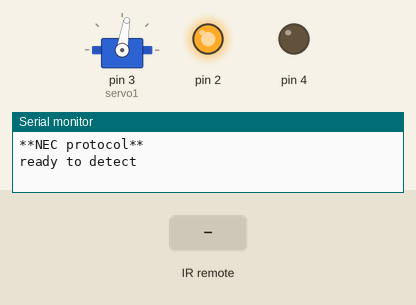
Simulated run of this sketch. Board: Arduino Uno, built with avr-gcc and run on an emulated ATmega328P. On the bench: servo, output pins drawn as LEDs (lit = HIGH), the last lines printed to the serial monitor. Inputs (shaded band) come from the test bench.

Above: at 2.4 s.
2.5 s: infrared code 0xFFFFFFFF received
At 3.6 s:
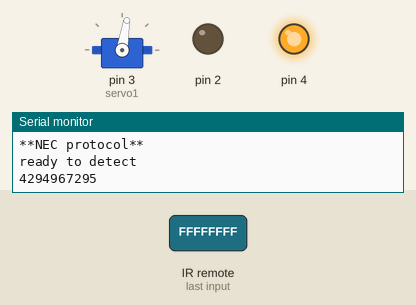
4.7 s: infrared code 0x52A3D41F received
At 6.0 s:
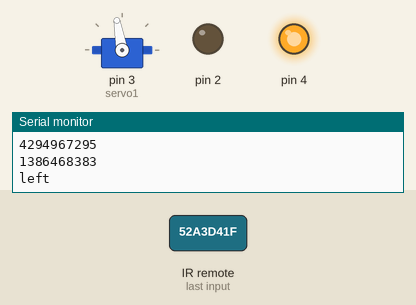
6.3 s: infrared code 0xFFFFFFFF received
At 7.0 s:
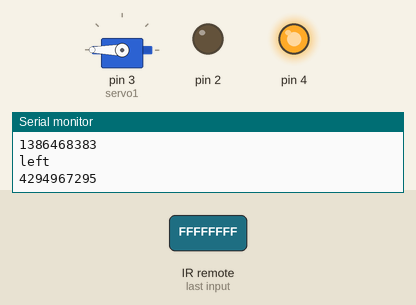
Timing chart, 0 to 15.6 s (numbered marks = the images above; inputs shaded):
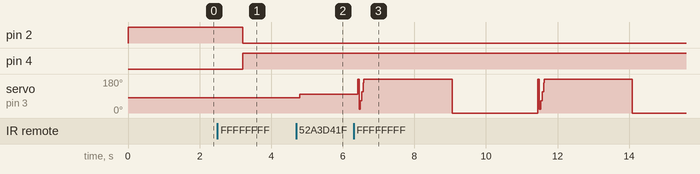

The sketch:

ArmBotIR.ino
```cpp
#include <IRremote.h>
#include <Servo.h>

Servo servo1;
//Servo servo2;

signed short positionServo = 90;
signed short ancienneVal = 0;

int RECV_PIN = 11;
IRrecv irrecv(RECV_PIN);

decode_results results;

void setup()
{
  servo1.attach(3);
  servo1.write(81);
  //servo2.attach(6);
  //servo2.write(90);

  pinMode(4, OUTPUT);
  pinMode(2, OUTPUT);

  Serial.begin(9600);

  irrecv.enableIRIn();

  Serial.println("**NEC protocol**\nready to detect");
  digitalWrite(2, HIGH);
}
void loop() {
  delay(800);
  if (irrecv.decode(&results)) {
    Serial.println(results.value, DEC);

    while (results.value == 4294967295)
    {
      if (ancienneVal == 1)
      {
        positionServo = positionServo + 1;
        servo1.write(positionServo);
      }
      else if (ancienneVal == 2)
      {
        positionServo = positionServo - 1;
        servo1.write(positionServo);
      }
      else if (ancienneVal == 0)
      {
        break;
      }
    }

    switch (results.value)
    {
      //LEFT
      case 1386468383:
        Serial.println("left");
        positionServo = positionServo + 10;
        servo1.write(positionServo);
        ancienneVal = 1;
        break;
      case 16720605:
        Serial.println("left");
        positionServo = positionServo + 10;
        servo1.write(positionServo);
        ancienneVal = 1;
        break;

      //RIGHT
      case 553536955:
        Serial.println("right");
        positionServo = positionServo - 10;
        servo1.write(positionServo);
        ancienneVal = 2;
        break;
      case 16761405:
        Serial.println("right");
        positionServo = positionServo - 10;
        servo1.write(positionServo);
        ancienneVal = 2;
        break;

      //INIT
      case 3810010651:
        Serial.println("reset position");
        servo1.write(81);
        positionServo = 81;
        break;
      case 16753245:
        Serial.println("reset position");
        servo1.write(81);
        positionServo = 81;
        break;

      default:
        break;

    }


    if (positionServo > 85 || positionServo < 78)
    {
      digitalWrite(4, HIGH);
      digitalWrite(2, LOW);

    }
    else
    {
      digitalWrite(2, HIGH);
      digitalWrite(4, LOW);
    }

    irrecv.resume();
  }
}
```

Measured:
- after the input at 2.5 s, pin 2: HIGH → LOW after 0.70 s; pin 4: LOW → HIGH after 0.70 s
- after the input at 4.7 s, servo on pin 3 (servo1): 81° → 100° after 0.10 s
- after the input at 6.3 s, servo on pin 3 (servo1): ramps from 0° to 180° and jumps back, once every 2.6 s
